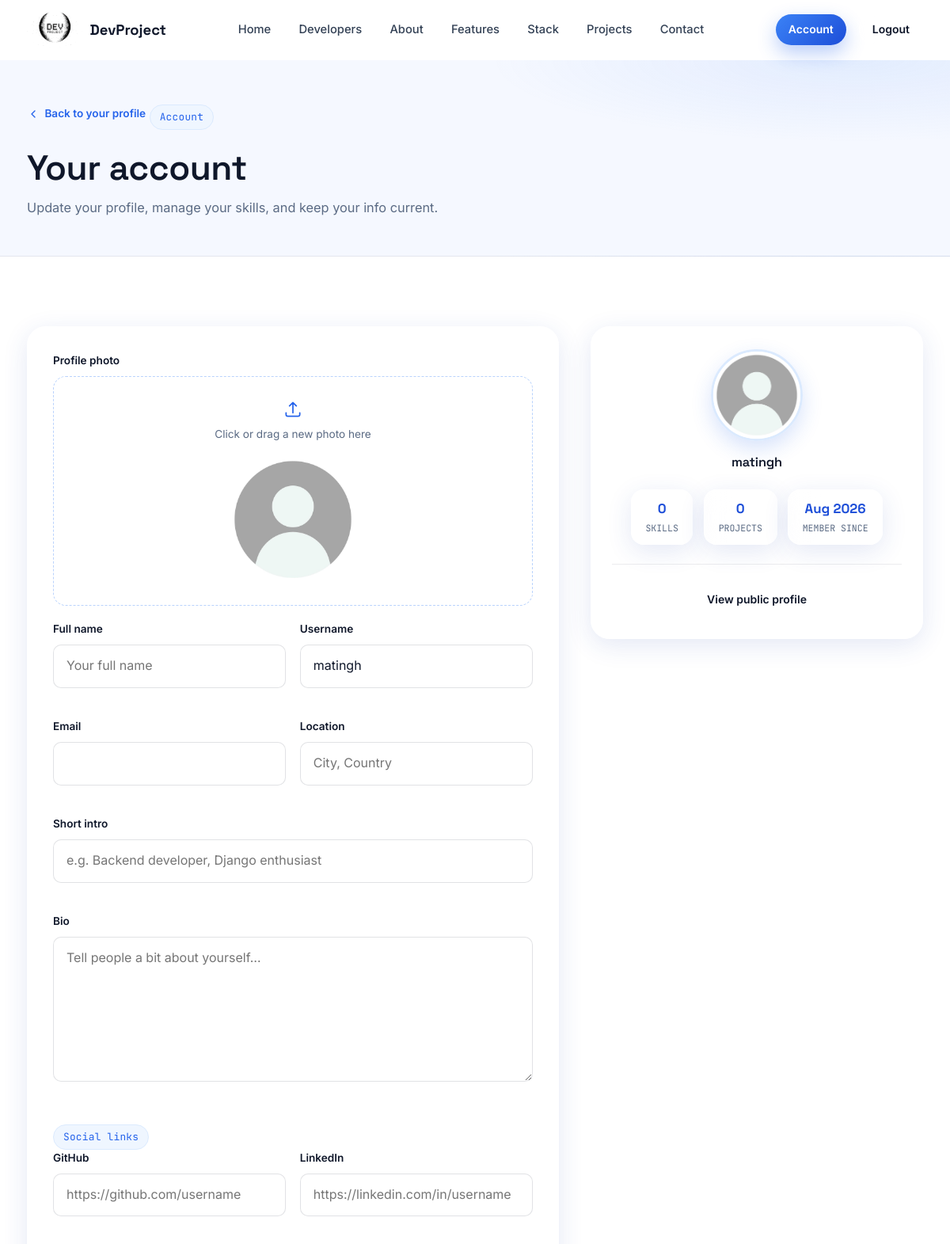
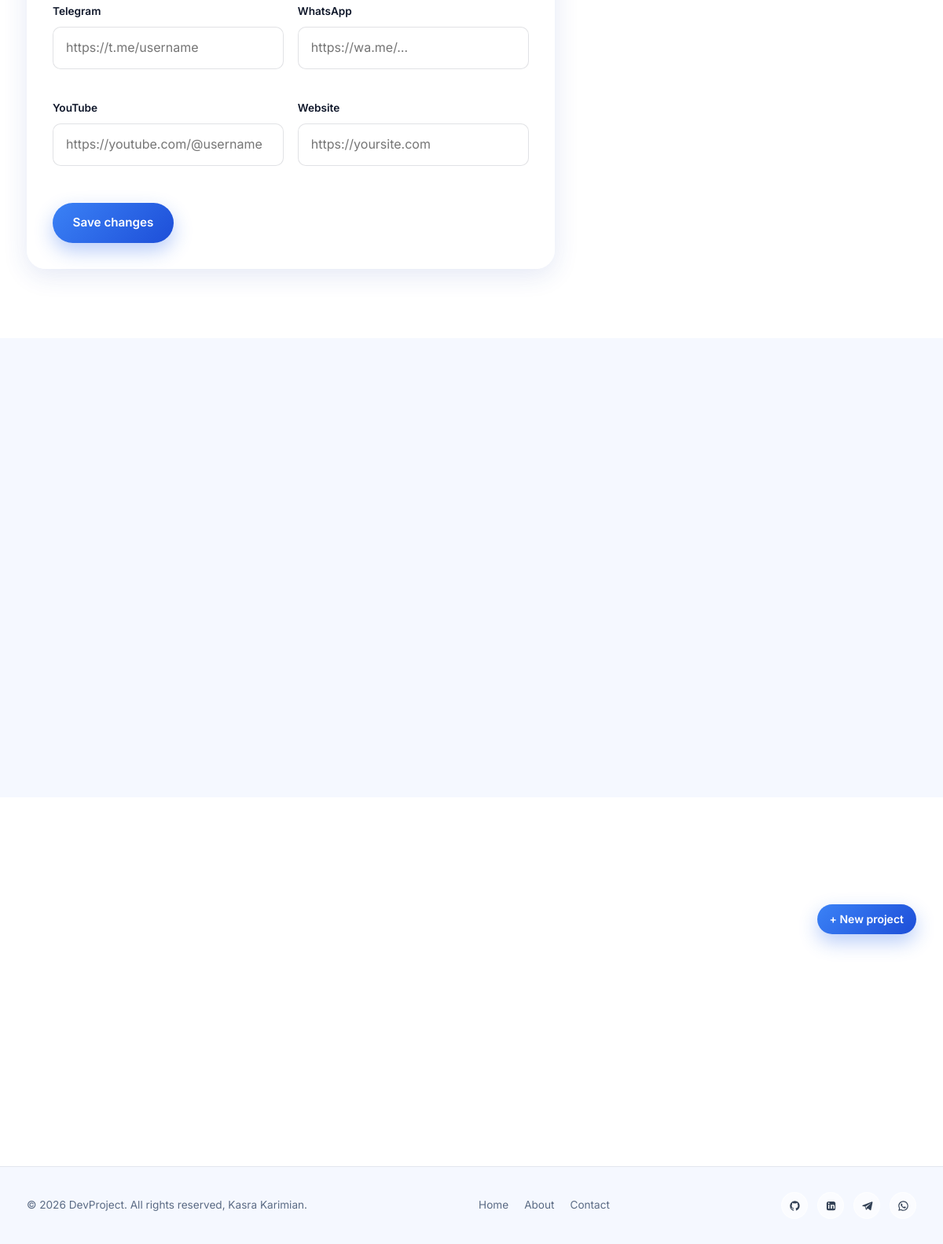
/account/ (signed in), run on the app's committed database (2 pictures, top to bottom).
### users/models.py (models this page shows, shortened)
class profile(models.Model):
    user = models.OneToOneField(User, on_delete=models.CASCADE, null=True, blank=True) # cascade means anytime user deleted profile will deletes too.
    name = models.CharField(max_length=200, null=True, blank=True)
    location = models.CharField(max_length=200, null=True, blank=True)
    username = models.CharField(max_length=200, null=True, blank=True)
    email = models.EmailField(max_length=200, null=True, blank=True)
    short_intro = models.CharField(max_length=200, null=True, blank=True)
    bio = models.TextField(null=True, blank=True)
    profile_image = models.ImageField(null=True, blank=True, upload_to='profiles/', default='profiles/default_profile.jpg')
    social_github = models.CharField(max_length=200, null=True, blank=True)
    social_linkedin = models.CharField(max_length=200, null=True, blank=True)
    social_telegram = models.CharField(max_length=200, null=True, blank=True)
    social_whatsapp = models.CharField(max_length=200, null=True, blank=True)
    social_youtube = models.CharField(max_length=200, null=True, blank=True)
    social_website = models.CharField(max_length=200, null=True, blank=True)
    created = models.DateTimeField(auto_now_add=True)
    id = models.UUIDField(default=uuid.uuid4, unique=True, primary_key=True, editable=False)

### users/views.py (the view, shortened to what this page needs)
# urls.py: path('account/', views.userAccount, name="account"),
@login_required(login_url='login')
def userAccount(request):
    profile_item = request.user.profile
    skills = profile_item.skills.all()
    projects = list(profile_item.project_set.all().order_by('-created'))
    form = ProfileForm(instance=profile_item)
    skill_form = SkillForm()
    context = {
        'profile': profile_item,
        'skills': skills,
        'skills_count': len(skills),
        'projects': projects,
        'projects_count': len(projects),
        'form': form,
        'skill_form': skill_form,
    }
    return render(request, 'users/account.html', context)

### users/forms.py
class SkillForm(forms.ModelForm):
    class Meta:
        model = Skill
        fields = ['name', 'description']
        widgets = {
            'name': forms.TextInput(attrs={'placeholder': 'e.g. Django'}),
            'description': forms.Textarea(attrs={'rows': 3, 'placeholder': 'What you can do with it…'}),
        }

### users/templates/users/account.html (shortened to what this page needs)
{% extends 'main.html' %}
{% load static %}
{% block content %}
  <div class="page-head">
    <div class="section-inner">
      <a href="{% url 'userProfile' profile.id %}" class="back-link">
        <svg viewBox="0 0 24 24"><path d="M15 18l-6-6 6-6"/></svg>
        Back to your profile
      </a>
      <p class="eyebrow">Account</p>
      <h1 class="page-head__title">Your account</h1>
      <p class="page-head__subtitle">Update your profile, manage your skills, and keep your info current.</p>
    </div>
  </div>
  <section class="section" id="account-profile">
    <div class="section-inner">
      <div class="form-page">
        <form class="project-form glass" method="post" enctype="multipart/form-data">
          <div class="field">
            <label>Profile photo</label>
            <div class="file-drop" data-file-drop>
              <div class="file-drop__hint">
                <svg viewBox="0 0 24 24"><path d="M12 16V4M12 4l-4 4M12 4l4 4"/><path d="M4 16v2a2 2 0 0 0 2 2h12a2 2 0 0 0 2-2v-2"/></svg>
                <span>Click or drag a new photo here</span>
              </div>
              {% if profile.profile_image %}
                <img src="{{ profile.profile_image.url }}" alt="" class="file-drop__preview" data-file-preview>
              {% else %}
                <img alt="" class="file-drop__preview" data-file-preview hidden>
              {% endif %}
            </div>
          </div>
          <div class="form-row">
            <div class="field{% if form.name.errors %} has-error{% endif %}">
              <label for="{{ form.name.id_for_label }}">Full name</label>
              {{ form.name }}
              <span class="field-error">{{ form.name.errors.0 }}</span>
            </div>
            <div class="field{% if form.username.errors %} has-error{% endif %}">
              <label for="{{ form.username.id_for_label }}">Username</label>
              {{ form.username }}
              <span class="field-error">{{ form.username.errors.0 }}</span>
            </div>
          </div>
          <div class="form-row">
            <div class="field{% if form.email.errors %} has-error{% endif %}">
              <label for="{{ form.email.id_for_label }}">Email</label>
              {{ form.email }}
              <span class="field-error">{{ form.email.errors.0 }}</span>
            </div>
            <div class="field{% if form.location.errors %} has-error{% endif %}">
              <label for="{{ form.location.id_for_label }}">Location</label>
              {{ form.location }}
              <span class="field-error">{{ form.location.errors.0 }}</span>
            </div>
          </div>
          <div class="field{% if form.short_intro.errors %} has-error{% endif %}">
            <label for="{{ form.short_intro.id_for_label }}">Short intro</label>
            {{ form.short_intro }}
            <span class="field-error">{{ form.short_intro.errors.0 }}</span>
          </div>
          <div class="field{% if form.bio.errors %} has-error{% endif %}">
            <label for="{{ form.bio.id_for_label }}">Bio</label>
            {{ form.bio }}
            <span class="field-error">{{ form.bio.errors.0 }}</span>
          </div>
          <p class="eyebrow" style="margin-top: 0.5rem;">Social links</p>
          <div class="form-row">
            <div class="field{% if form.social_github.errors %} has-error{% endif %}">
              <label for="{{ form.social_github.id_for_label }}">GitHub</label>
              {{ form.social_github }}
              <span class="field-error">{{ form.social_github.errors.0 }}</span>
            </div>
            <div class="field{% if form.social_linkedin.errors %} has-error{% endif %}">
              <label for="{{ form.social_linkedin.id_for_label }}">LinkedIn</label>
              {{ form.social_linkedin }}
              <span class="field-error">{{ form.social_linkedin.errors.0 }}</span>
            </div>
          </div>
          <div class="form-row">
            <div class="field{% if form.social_telegram.errors %} has-error{% endif %}">
              <label for="{{ form.social_telegram.id_for_label }}">Telegram</label>
              {{ form.social_telegram }}
              <span class="field-error">{{ form.social_telegram.errors.0 }}</span>
            </div>
            <div class="field{% if form.social_whatsapp.errors %} has-error{% endif %}">
              <label for="{{ form.social_whatsapp.id_for_label }}">WhatsApp</label>
              {{ form.social_whatsapp }}
              <span class="field-error">{{ form.social_whatsapp.errors.0 }}</span>
            </div>
          </div>
          <div class="form-row">
            <div class="field{% if form.social_youtube.errors %} has-error{% endif %}">
              <label for="{{ form.social_youtube.id_for_label }}">YouTube</label>
              {{ form.social_youtube }}
              <span class="field-error">{{ form.social_youtube.errors.0 }}</span>
            </div>
            <div class="field{% if form.social_website.errors %} has-error{% endif %}">
              <label for="{{ form.social_website.id_for_label }}">Website</label>
              {{ form.social_website }}
              <span class="field-error">{{ form.social_website.errors.0 }}</span>
            </div>
          </div>
          <div class="project-form__actions">
            <button type="submit" class="btn btn--primary">Save changes</button>
          </div>
        </form>
        <div class="detail-info glass account-summary">
          <div class="account-avatar">
            {% if profile.profile_image %}
              <img src="{{ profile.profile_image.url }}" alt="{{ profile.username }}">
            {% endif %}
          </div>
          <h3 class="account-summary__name">{{ profile.name|default:profile.username }}</h3>
          <div class="hero__stats" style="justify-content: center; margin-top: 1.5rem;">
            <div class="stat-chip glass">
              <span class="stat-chip__value">{{ skills_count }}</span>
              <span class="stat-chip__label">SKILLS</span>
            </div>
            <div class="stat-chip glass">
              <span class="stat-chip__value">{{ projects_count }}</span>
              <span class="stat-chip__label">PROJECTS</span>
            </div>
            <div class="stat-chip glass">
              <span class="stat-chip__value">{{ profile.created|date:"M Y" }}</span>
              <span class="stat-chip__label">MEMBER SINCE</span>
            </div>
          </div>
          <hr class="account-divider">
          <a href="{% url 'userProfile' profile.id %}" class="btn btn--ghost btn--sm btn--block">View public profile</a>
        </div>
      </div>
    </div>
  </section>
  <section class="section section--tint" id="account-skills">
    <div class="section-inner">
    </div>
  </section>
  <section class="section" id="account-projects">
    <div class="section-inner">
      <div class="page-head__row" style="margin-bottom: 1.75rem;">
        <div>
        </div>
        <a href="{% url 'create-project' %}" class="btn btn--primary btn--sm">+ New project</a>
      </div>
    </div>
  </section>
{% endblock content %}

### data on the page
profile: profile_image (placeholder picture), username "matingh", name "matingh", created "Aug 2026"

### other printed values
{{ skills_count }} "0"
{{ projects_count }} "0"
